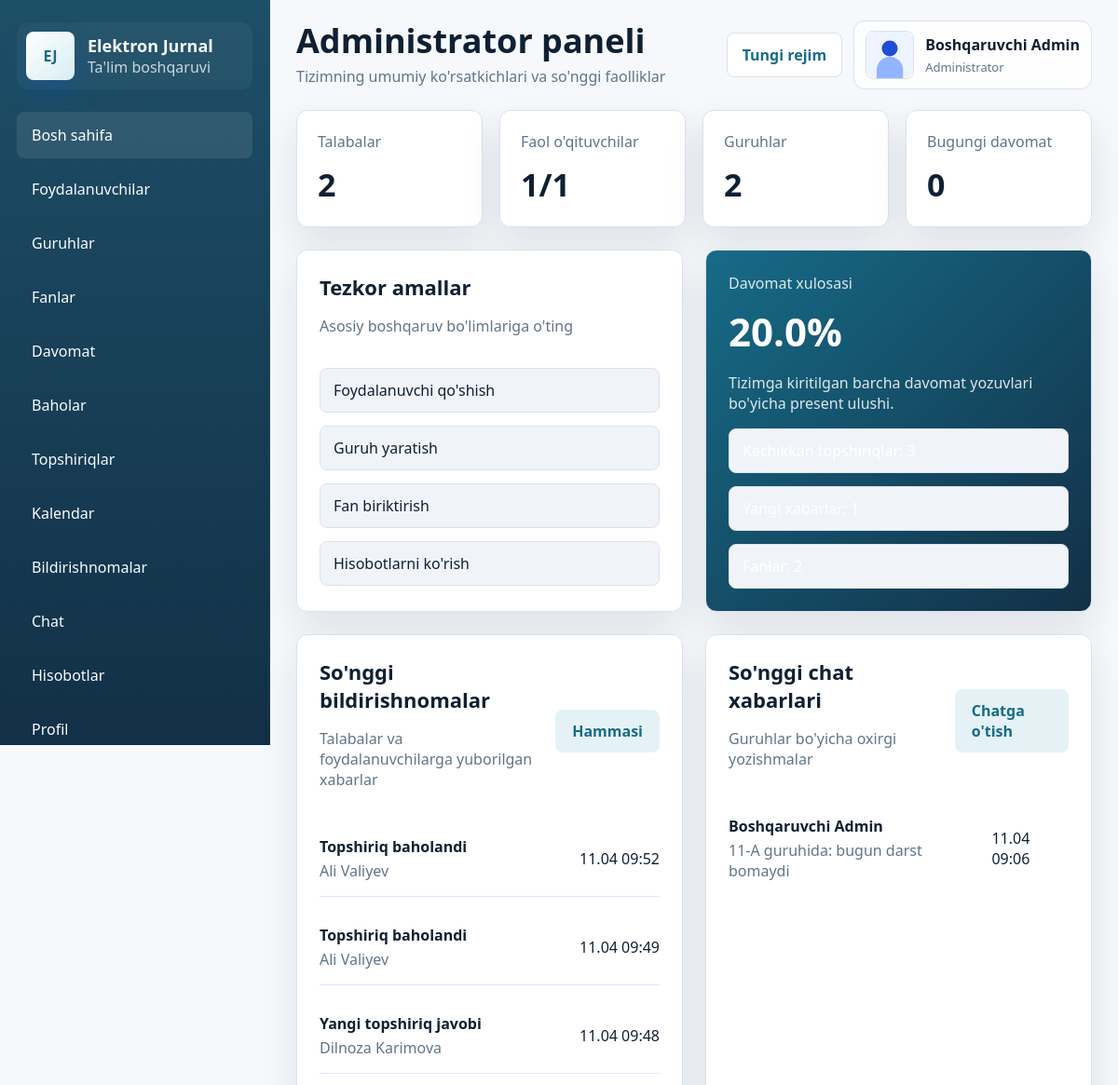
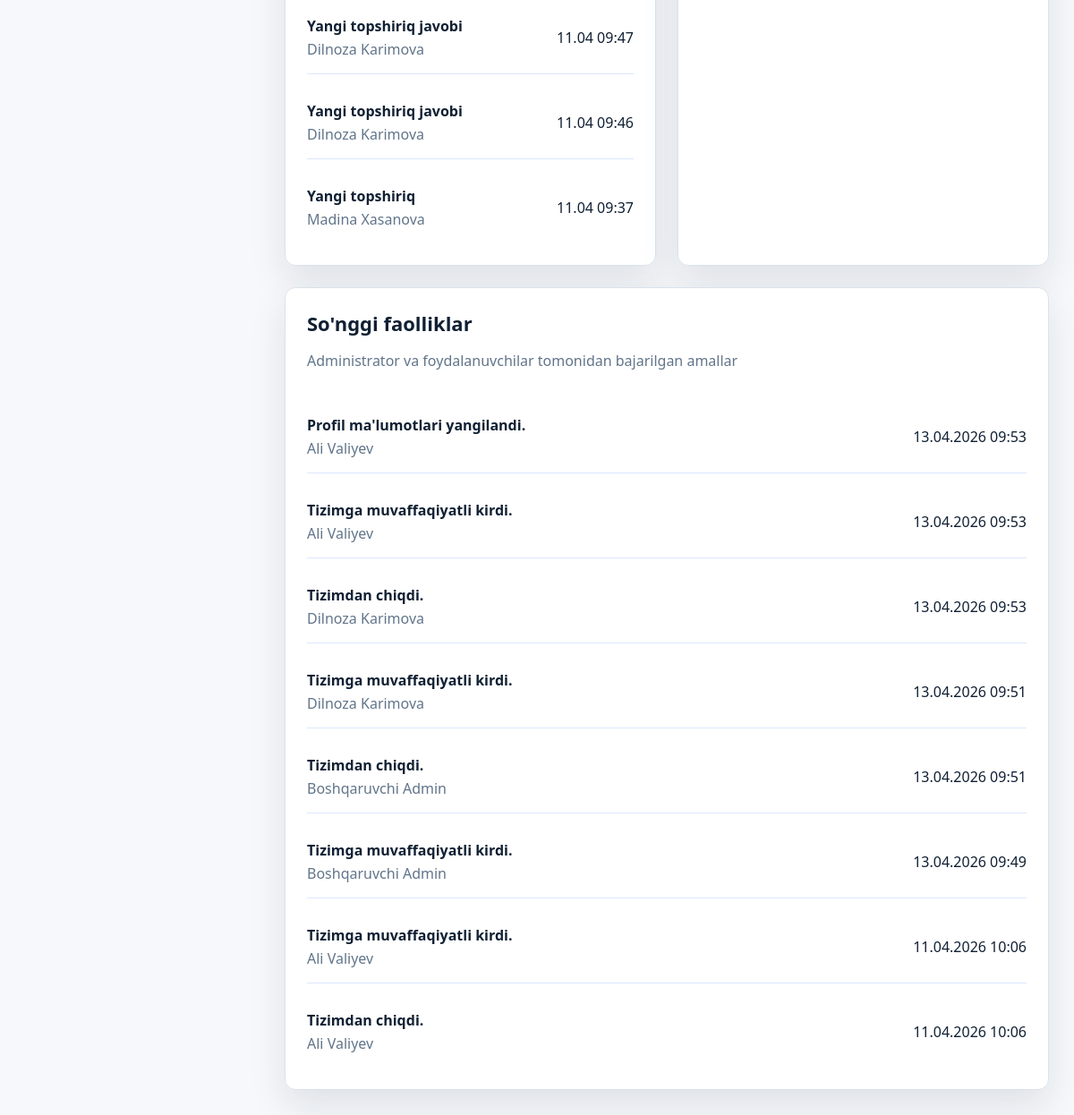
The app's page /admin/dashboard (signed in), older data (2 pictures, top to bottom).
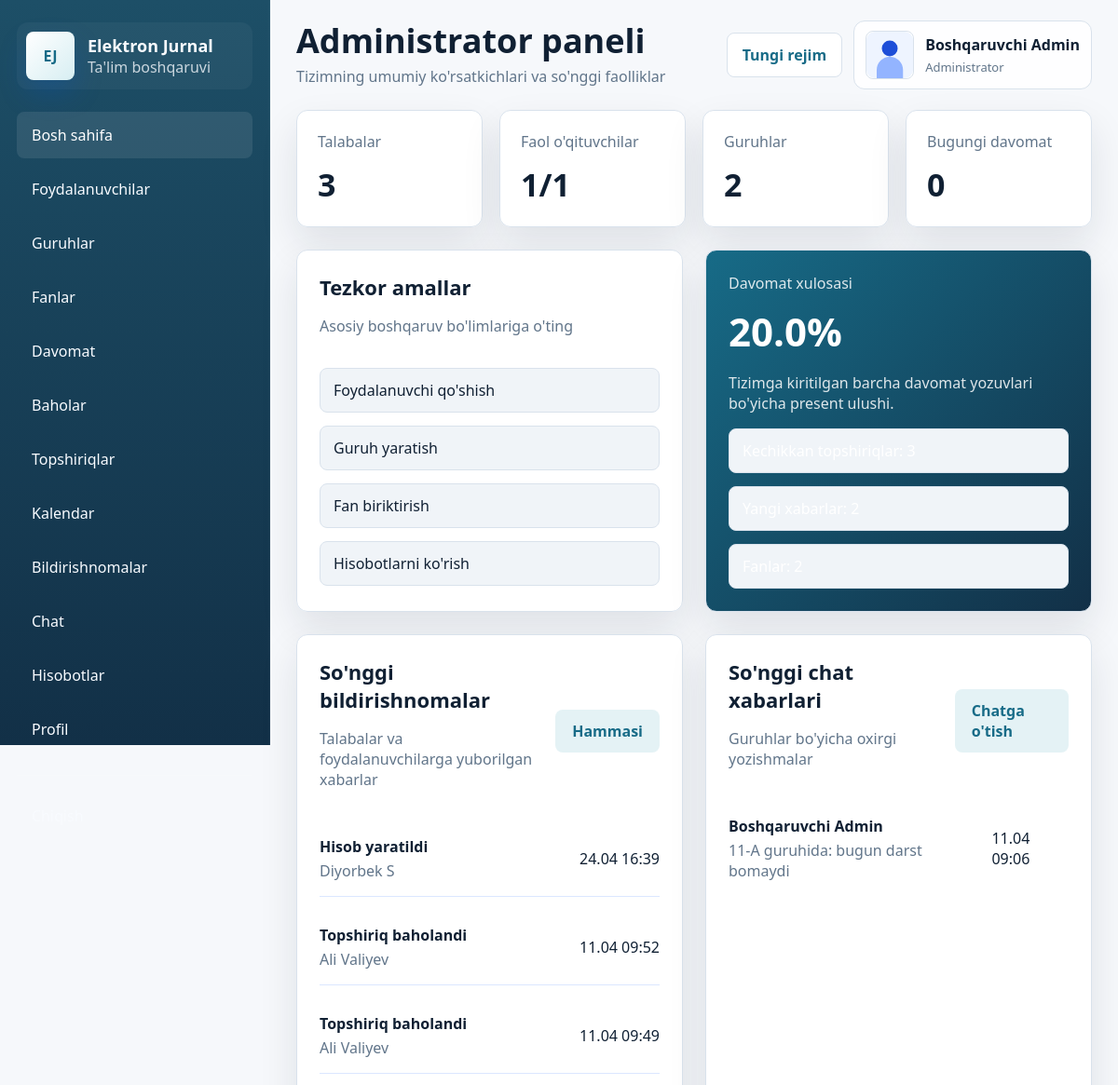
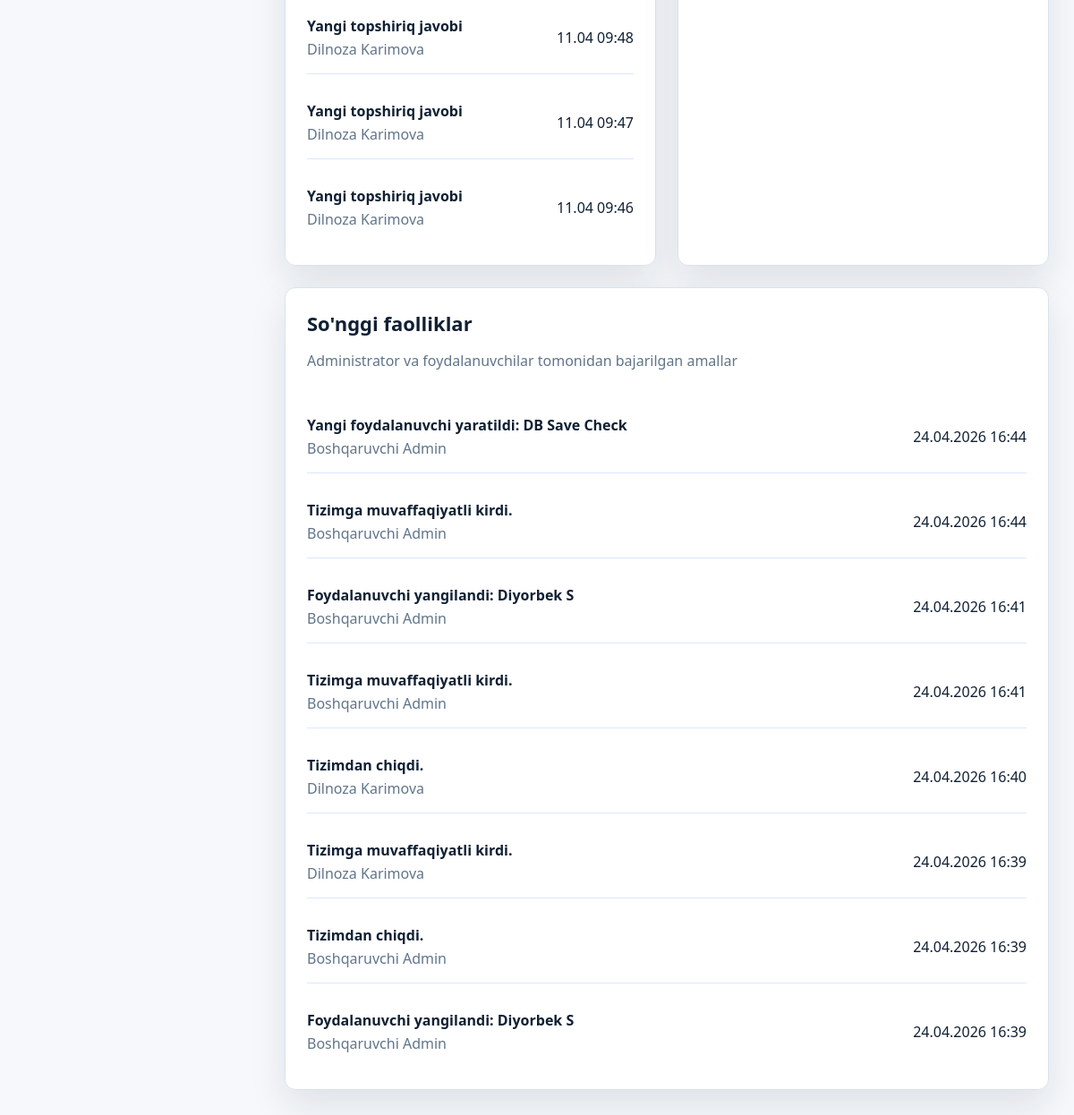
The same page, newer data (2 pictures, top to bottom).
### models.py (models this page shows, shortened)
class TimestampMixin:
    created_at = db.Column(db.DateTime, default=datetime.utcnow, nullable=False)

class Notification(TimestampMixin, db.Model):
    __tablename__ = "notifications"
    id = db.Column(db.Integer, primary_key=True)
    user_id = db.Column(db.Integer, db.ForeignKey("users.id"), nullable=False, index=True)
    title = db.Column(db.String(150), nullable=False)
    message = db.Column(db.String(255), nullable=False)
    category = db.Column(db.String(50), default="info", nullable=False)
    is_read = db.Column(db.Boolean, default=False, nullable=False)
    target_url = db.Column(db.String(255))
    user = db.relationship("User", back_populates="notifications")

class User(UserMixin, TimestampMixin, db.Model):
    __tablename__ = "users"
    id = db.Column(db.Integer, primary_key=True)
    full_name = db.Column(db.String(150), nullable=False)
    username = db.Column(db.String(80), unique=True, nullable=False, index=True)
    password_hash = db.Column(db.String(255), nullable=False)
    role = db.Column(db.String(20), nullable=False, index=True)
    phone = db.Column(db.String(30))
    email = db.Column(db.String(120))
    image_path = db.Column(db.String(255))
    is_active = db.Column(db.Boolean, default=True, nullable=False)
    can_change_credentials = db.Column(db.Boolean, default=True, nullable=False)
    taught_subjects = db.relationship("Subject", back_populates="teacher", lazy="dynamic")
    student_group = db.relationship("StudentGroup", back_populates="student", uselist=False, cascade="all, delete-orphan")
    attendance_records = db.relationship("Attendance", back_populates="student", lazy="dynamic", foreign_keys="Attendance.student_id")
    grade_records = db.relationship("Grade", back_populates="student", lazy="dynamic", foreign_keys="Grade.student_id")
    grades_given = db.relationship("Grade", back_populates="teacher", lazy="dynamic", foreign_keys="Grade.teacher_id")
    assignments_created = db.relationship("Assignment", back_populates="teacher", lazy="dynamic", foreign_keys="Assignment.teacher_id")
    activities = db.relationship("ActivityLog", back_populates="user", lazy="dynamic")
    notifications = db.relationship("Notification", back_populates="user", lazy="dynamic", cascade="all, delete-orphan")
    chat_messages = db.relationship(
        "ChatMessage",
        back_populates="sender",
        lazy="dynamic",
        cascade="all, delete-orphan",
        foreign_keys="ChatMessage.sender_id",
    )
    assignment_submissions = db.relationship("AssignmentSubmission", back_populates="student", lazy="dynamic", cascade="all, delete-orphan")

class ChatMessage(TimestampMixin, db.Model):
    __tablename__ = "chat_messages"
    id = db.Column(db.Integer, primary_key=True)
    sender_id = db.Column(db.Integer, db.ForeignKey("users.id"), nullable=False, index=True)
    receiver_id = db.Column(db.Integer, db.ForeignKey("users.id"), index=True)
    group_id = db.Column(db.Integer, db.ForeignKey("groups.id"), index=True)
    message = db.Column(db.Text, nullable=False)
    file_path = db.Column(db.String(255))
    seen_at = db.Column(db.DateTime)
    sender = db.relationship("User", back_populates="chat_messages", foreign_keys=[sender_id])
    group = db.relationship("Group")
    receiver = db.relationship("User", foreign_keys=[receiver_id])

class Group(TimestampMixin, db.Model):
    __tablename__ = "groups"
    id = db.Column(db.Integer, primary_key=True)
    name = db.Column(db.String(80), unique=True, nullable=False)
    student_links = db.relationship("StudentGroup", back_populates="group", cascade="all, delete-orphan")
    subject_links = db.relationship("SubjectGroup", back_populates="group", cascade="all, delete-orphan")
    attendance_records = db.relationship("Attendance", back_populates="group", lazy="dynamic")
    assignments = db.relationship("Assignment", back_populates="group", lazy="dynamic")

class ActivityLog(TimestampMixin, db.Model):
    __tablename__ = "activity_logs"
    id = db.Column(db.Integer, primary_key=True)
    user_id = db.Column(db.Integer, db.ForeignKey("users.id"))
    message = db.Column(db.String(255), nullable=False)
    category = db.Column(db.String(50), default="info")
    user = db.relationship("User", back_populates="activities")

### app.py (the view)
@app.route("/admin/dashboard")
@login_required
@role_required("admin")
def admin_dashboard():
    total_students = User.query.filter_by(role="student").count()
    total_teachers = User.query.filter_by(role="teacher").count()
    total_groups = Group.query.count()
    total_subjects = Subject.query.count()
    total_attendance = Attendance.query.count()
    today_attendance = Attendance.query.filter_by(date=date.today()).count()
    present_count = Attendance.query.filter_by(status="present").count()
    attendance_rate = round((present_count / total_attendance) * 100, 1) if total_attendance else 0
    overdue_assignments = Assignment.query.filter(Assignment.deadline < date.today()).count()
    unread_notifications_total = Notification.query.filter_by(is_read=False).count()
    active_teachers = (
        User.query.filter_by(role="teacher")
        .join(ActivityLog, ActivityLog.user_id == User.id)
        .filter(ActivityLog.created_at >= datetime.utcnow() - timedelta(days=30))
        .distinct()
        .count()
    )
    activities = ActivityLog.query.order_by(ActivityLog.created_at.desc()).limit(8).all()
    recent_notifications = Notification.query.order_by(Notification.created_at.desc()).limit(6).all()
    recent_chat = ChatMessage.query.order_by(ChatMessage.created_at.desc()).limit(6).all()
    return render_template(
        "admin_dashboard.html",
        total_students=total_students,
        total_teachers=total_teachers,
        total_groups=total_groups,
        total_subjects=total_subjects,
        today_attendance=today_attendance,
        overdue_assignments=overdue_assignments,
        unread_notifications_total=unread_notifications_total,
        active_teachers=active_teachers,
        attendance_rate=attendance_rate,
        activities=activities,
        recent_notifications=recent_notifications,
        recent_chat=recent_chat,
    )

### app.py (called while the page is built)
@login_manager.user_loader
def load_user(user_id: str):
    return db.session.get(User, int(user_id))

def role_required(*roles):
    def decorator(view_func):
        @wraps(view_func)
        def wrapped(*args, **kwargs):
            if not current_user.is_authenticated:
                return login_manager.unauthorized()
            if current_user.role not in roles:
                abort(403)
            return view_func(*args, **kwargs)
        return wrapped
    return decorator

def avatar_url(user: User) -> str:
    if user.image_path:
        return url_for("static", filename=f"uploads/{user.image_path}")
    return url_for("static", filename="uploads/default-avatar.svg")

### templates/admin_dashboard.html (shortened to what this page needs)
{% extends "base.html" %}
{% block page_title %}Administrator paneli{% endblock %}
{% block page_subtitle %}Tizimning umumiy ko'rsatkichlari va so'nggi faolliklar{% endblock %}
{% block content %}
  <section class="stats-grid">
    <div class="stat-card"><span>Talabalar</span><strong>{{ total_students }}</strong></div>
    <div class="stat-card"><span>Faol o'qituvchilar</span><strong>{{ active_teachers }}/{{ total_teachers }}</strong></div>
    <div class="stat-card"><span>Guruhlar</span><strong>{{ total_groups }}</strong></div>
    <div class="stat-card"><span>Bugungi davomat</span><strong>{{ today_attendance }}</strong></div>
  </section>
  <section class="content-grid">
    <div class="panel-card">
      <div class="section-head">
        <div>
          <h3>Tezkor amallar</h3>
          <p>Asosiy boshqaruv bo'limlariga o'ting</p>
        </div>
      </div>
      <div class="quick-links">
        <a class="quick-link" href="{{ url_for('add_user') }}">Foydalanuvchi qo'shish</a>
        <a class="quick-link" href="{{ url_for('group_list') }}">Guruh yaratish</a>
        <a class="quick-link" href="{{ url_for('subject_list') }}">Fan biriktirish</a>
        <a class="quick-link" href="{{ url_for('reports_page') }}">Hisobotlarni ko'rish</a>
      </div>
    </div>
    <div class="panel-card accent-card">
      <span class="accent-label">Davomat xulosasi</span>
      <strong>{{ attendance_rate }}%</strong>
      <p>Tizimga kiritilgan barcha davomat yozuvlari bo'yicha present ulushi.</p>
      <div class="tag-list">
        <span class="tag">Kechikkan topshiriqlar: {{ overdue_assignments }}</span>
        <span class="tag">Yangi xabarlar: {{ unread_notifications_total }}</span>
        <span class="tag">Fanlar: {{ total_subjects }}</span>
      </div>
    </div>
  </section>
  <section class="content-grid">
    <div class="panel-card">
      <div class="section-head">
        <div>
          <h3>So'nggi bildirishnomalar</h3>
          <p>Talabalar va foydalanuvchilarga yuborilgan xabarlar</p>
        </div>
        <a class="btn btn-secondary" href="{{ url_for('notification_page') }}">Hammasi</a>
      </div>
      <div class="simple-list">
        {% for item in recent_notifications %}
          <div class="simple-list-item">
            <div>
              <strong>{{ item.title }}</strong>
              <span>{{ item.user.full_name }}</span>
            </div>
            <time>{{ item.created_at.strftime('%d.%m %H:%M') }}</time>
          </div>
        {% else %}
          <p>Bildirishnomalar yo'q.</p>
        {% endfor %}
      </div>
    </div>
    <div class="panel-card">
      <div class="section-head">
        <div>
          <h3>So'nggi chat xabarlari</h3>
          <p>Guruhlar bo'yicha oxirgi yozishmalar</p>
        </div>
        <a class="btn btn-secondary" href="{{ url_for('chat_page') }}">Chatga o'tish</a>
      </div>
      <div class="simple-list">
        {% for item in recent_chat %}
          <div class="simple-list-item">
            <div>
              <strong>{{ item.sender.full_name }}</strong>
              <span>{{ item.group.name }} guruhida: {{ item.message[:60] }}{% if item.message|length > 60 %}...{% endif %}</span>
            </div>
            <time>{{ item.created_at.strftime('%d.%m %H:%M') }}</time>
          </div>
        {% else %}
          <p>Chat xabarlari topilmadi.</p>
        {% endfor %}
      </div>
    </div>
  </section>
  <section class="panel-card">
    <div class="section-head">
      <div>
        <h3>So'nggi faolliklar</h3>
        <p>Administrator va foydalanuvchilar tomonidan bajarilgan amallar</p>
      </div>
    </div>
    <div class="activity-list">
      {% for item in activities %}
        <div class="activity-item">
          <div>
            <strong>{{ item.message }}</strong>
            <span>{{ item.user.full_name if item.user else 'Tizim' }}</span>
          </div>
          <time>{{ item.created_at.strftime('%d.%m.%Y %H:%M') }}</time>
        </div>
      {% else %}
        <p>Faolliklar topilmadi.</p>
      {% endfor %}
    </div>
  </section>
{% endblock %}

### templates/base.html (shortened to what this page needs)
<!DOCTYPE html>
<html lang="uz">
<head>
  <link rel="stylesheet" href="{{ url_for('static', filename='css/style.css') }}">
</head>
<body>
  {% if current_user.is_authenticated %}
    <div class="app-shell">
      <aside class="sidebar" id="sidebar">
        <a class="brand" href="{{ url_for('dashboard_router') }}">
          <div class="brand-logo">EJ</div>
          <div>
            <strong>Elektron Jurnal</strong>
            <span>Ta'lim boshqaruvi</span>
          </div>
        </a>
        <nav class="sidebar-nav">
          {% for endpoint, label in nav_items %}
            <a href="{{ url_for(endpoint) }}" class="{% if request.endpoint == endpoint %}active{% endif %}">
              <span>{{ label }}</span>
            </a>
          {% endfor %}
        </nav>
        <div class="sidebar-footer">
          <a href="{{ url_for('logout') }}" class="logout-link">Chiqish</a>
        </div>
      </aside>
      <div class="main-area">
        <header class="topbar">
          <div class="topbar-title">
            <h1>{% block page_title %}Elektron Jurnal Tizimi{% endblock %}</h1>
            <p>{% block page_subtitle %}Akademik boshqaruv paneli{% endblock %}</p>
          </div>
          <div class="topbar-actions">
            <button class="theme-toggle" type="button" data-theme-toggle>Rejim</button>
            <div class="topbar-user">
              <img src="{{ avatar_url(current_user) }}" alt="Avatar" class="avatar">
              <div>
                <strong>{{ current_user.full_name }}</strong>
                <span>{{ role_labels.get(current_user.role, current_user.role) }}</span>
              </div>
            </div>
          </div>
        </header>
        <main class="page-content">
          {% block content %}{% endblock %}
        </main>
      </div>
    </div>
  {% endif %}
</body>
</html>

Row changes from the older to the newer data that the page shows:
no longer on this page (row unchanged): Notification: title "Yangi topshiriq", user.full_name "Madina Xasanova", created_at "11.04 09:37"
no longer on this page (row unchanged): ActivityLog: message "Profil ma'lumotlari yangilandi.", user "Ali Valiyev", created_at "13.04.2026 09:53"
no longer on this page (row unchanged): ActivityLog: message "Tizimga muvaffaqiyatli kirdi.", user "Ali Valiyev", created_at "13.04.2026 09:53"
no longer on this page (row unchanged): ActivityLog: message "Tizimdan chiqdi.", user "Dilnoza Karimova", created_at "13.04.2026 09:53"
no longer on this page (row unchanged): ActivityLog: message "Tizimga muvaffaqiyatli kirdi.", user "Dilnoza Karimova", created_at "13.04.2026 09:51"
no longer on this page (row unchanged): ActivityLog: message "Tizimdan chiqdi.", user "Boshqaruvchi Admin", created_at "13.04.2026 09:51"
no longer on this page (row unchanged): ActivityLog: message "Tizimga muvaffaqiyatli kirdi.", user "Boshqaruvchi Admin", created_at "13.04.2026 09:49"
no longer on this page (row unchanged): ActivityLog: message "Tizimga muvaffaqiyatli kirdi.", user "Ali Valiyev", created_at "11.04.2026 10:06"
no longer on this page (row unchanged): ActivityLog: message "Tizimdan chiqdi.", user "Ali Valiyev", created_at "11.04.2026 10:06"
added Notification: title "Hisob yaratildi", user.full_name "Diyorbek S", created_at "24.04 16:39"
added ActivityLog: message "Yangi foydalanuvchi yaratildi: DB Save Check", user "Boshqaruvchi Admin", created_at "24.04.2026 16:44"
added ActivityLog: message "Tizimga muvaffaqiyatli kirdi.", user "Boshqaruvchi Admin", created_at "24.04.2026 16:44"
added ActivityLog: message "Foydalanuvchi yangilandi: Diyorbek S", user "Boshqaruvchi Admin", created_at "24.04.2026 16:41"
added ActivityLog: message "Tizimga muvaffaqiyatli kirdi.", user "Boshqaruvchi Admin", created_at "24.04.2026 16:41"
added ActivityLog: message "Tizimdan chiqdi.", user "Dilnoza Karimova", created_at "24.04.2026 16:40"
added ActivityLog: message "Tizimga muvaffaqiyatli kirdi.", user "Dilnoza Karimova", created_at "24.04.2026 16:39"
added ActivityLog: message "Tizimdan chiqdi.", user "Boshqaruvchi Admin", created_at "24.04.2026 16:39"
added ActivityLog: message "Foydalanuvchi yangilandi: Diyorbek S", user "Boshqaruvchi Admin", created_at "24.04.2026 16:39"
Text that changed along with them:
{{ total_students }}: "2" → "3"
